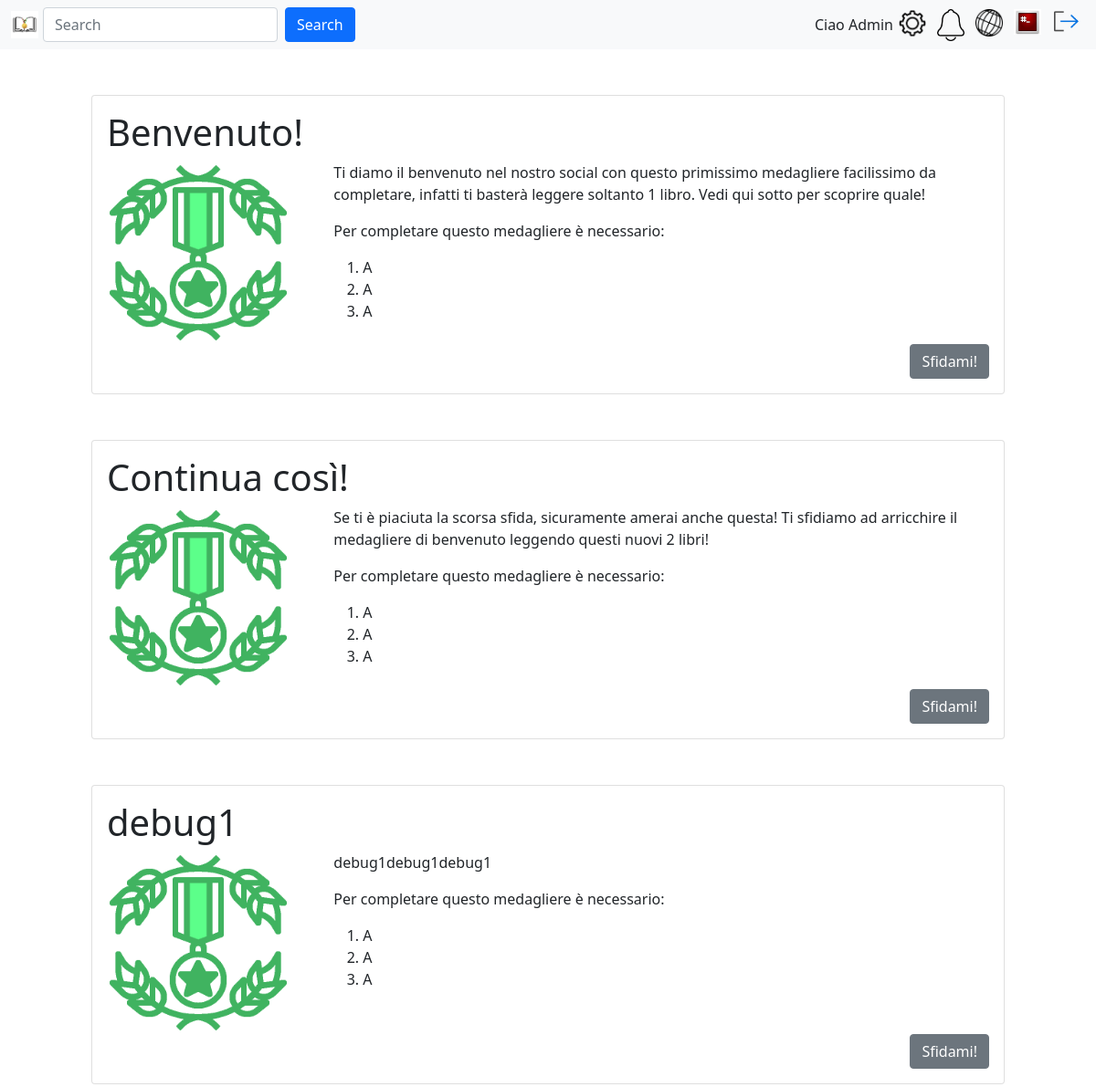
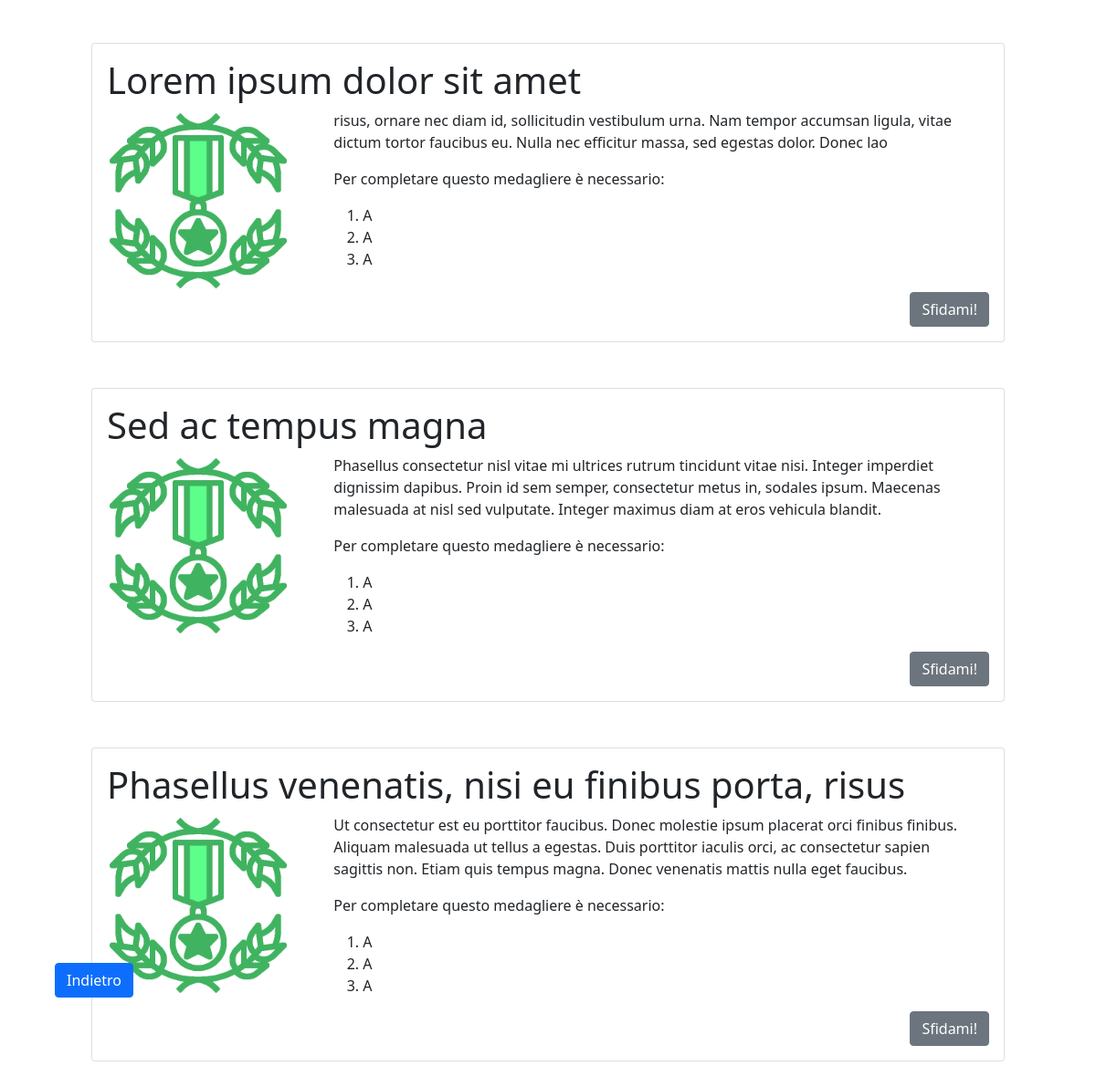
Page /newMedagliere.php (signed in) on the committed database (2 pictures, top to bottom).
### tables this page shows
CREATE TABLE `utente` (
  `id` int(8) NOT NULL AUTO_INCREMENT,
  `username` varchar(80) NOT NULL,
  `email` varchar(80) NOT NULL,
  `pwd` varchar(120) NOT NULL,
  `immagineProfilo` varchar(255) NOT NULL,
  `isAdmin` int(1) NOT NULL,
  `descrizione` varchar(150) DEFAULT NULL,
  `stato` int(1) NOT NULL,
  `numeroFollow` int(8) NOT NULL,
  PRIMARY KEY (`id`)
);

CREATE TABLE `medagliere` (
  `id` int(8) NOT NULL,
  `titolo` varchar(255) NOT NULL,
  `descrizione` varchar(1023) NOT NULL DEFAULT 'Un nuovo medagliere ti aspetta!',
  PRIMARY KEY (`id`),
  UNIQUE KEY `ID_MEDAGLIERE_IND` (`id`)
);

### include/login.model.php (called while the page is built, shortened)
<?php
require_once 'config.php';
function getDbImageName(string $username){
    global $conn;
    $sql = "SELECT immagineProfilo FROM utente WHERE username = ?";
    $stmt = $conn->prepare($sql);
    $stmt->bind_param("s", $username);
    $stmt->execute();
    $result = $stmt->get_result();
    return $result->fetch_assoc()['immagineProfilo'];
}
?>

### include/login.controller.php (called while the page is built, shortened)
<?php
function getUserImage(string $username){
    $defaultProfileImage = "images/users/default.png";
    $image = "images/users/" . getDbImageName($username);
    try {
        if (is_file($image) && (getimagesize($image) !== false)) {
                return $image;
            }
    }
    catch (Exception $e) {
        echo '<script>';
        echo 'console.log("Errore nel reperire l\'immagine del profilo utente da db");';
        echo '</script>';
        }
    return $defaultProfileImage;
}
?>

### include/selectors.php (called while the page is built, shortened)
<?php
require_once("config.php");
function getMedThatUserNotChallenge($idUser){
    global $conn;
    $sql = "SELECT M.id
            From medagliere M
            where M.id not in(select S.medagliereId
                        from sottoscrive S
                        where S.utenteId = ?);";
    $stmt = $conn->prepare($sql);
    $stmt->bind_param("i", $idUser);
    $stmt->execute();
    $result = $stmt->get_result();
    $tmp = $result->fetch_all(MYSQLI_ASSOC);
    return array_column($tmp, 'id');
}
function getMedInfo($medId){
    global $conn;
    $sql = "SELECT * FROM medagliere M WHERE M.id=?;";
    $stmt = $conn->prepare($sql);
    $stmt->bind_param("i", $medId);
    $stmt->execute();
    $result = $stmt->get_result();
    $tmp = $result->fetch_all(MYSQLI_ASSOC);
    return $tmp;
}
?>

### newMedagliere.php (the view, shortened to what this page needs)
<?php
require_once('include/insertOnDB.php');
require("include/selectors.php");
$basicAmount = 10;
$amountLoading = isset($_POST["amountLoad"]) ? $_POST["amountLoad"] : 0;
$amountForLoad = 5;
$toLoad = $basicAmount + ($amountLoading * $amountForLoad);
function createOneMed($medToPrint, $indexToConsider){
    $toAdd = "Med" . $indexToConsider;
    $infos = getMedInfo($medToPrint[$indexToConsider])[0];
    $titleMed = $infos["titolo"];
    $imgToAdd = "medagliaFacile.png";
    $descMed = $infos["descrizione"];
    $books = "<li>A</li><li>A</li><li>A</li>";
    $buttonText = "Sfidami!";
    $buttonValue = $infos["id"];
    $complete = "<div class=\"card medContainer\">" .
                    "<div class=\"card-body\" id=\"" . $toAdd . "\">" .
                        "<h1 class=\"card-text titleMed\">" . $titleMed . "</h1>" .
                        "<div class=\"allMedInfo d-flex\">" .
                            "<div class=\"titlecontainer\" id=\"titlecontainerMed1\">" .
                            "<img " .
                                "src=\"images/" . $imgToAdd . "\" " .
                                "class=\"rounded float-left imgmedagliere\" " .
                                "id=\"imgmedagliere" . $toAdd . "\" " .
                                "/>" .
                        "</div>" .
                        "<div class=\"infocontainer\" id=\"infocontainer" . $toAdd . "\">" .
                            "<p class=\"descrzionemed\">" . $descMed . "</p>" .
                            "<p class=\"messaggio\"> Per completare questo medagliere è necessario:</p>" .
                            "<ol>" .
                                $books .
                            "</ol>" .
                        "</div>" .
                    "</div>" .
                    "<footer>" .
                        "<button class=\"btn btn-secondary\" " .
                            "form=\"challengeNewMed\" " .
                            "type=\"submit\" " .
                            "name=\"submitButton\" ".
                            "value=\"" . $buttonValue . "\">" . $buttonText . "</button>" .
                    "</footer>" .
                "</div>" .
            "</div>";
    return $complete;
}
$userIdToConsider = $_SESSION["id"];
$medToPrint = getMedThatUserNotChallenge($userIdToConsider);
?>
<!DOCTYPE html>
<html lang="it">
<head>
    <link href="https://cdn.jsdelivr.net/npm/bootstrap@5.1.3/dist/css/bootstrap.min.css" rel="stylesheet"
>
    <link rel="stylesheet" type="text/css" href="css/JPNewMed.css">
    <link rel="stylesheet" type="text/css" href="css/landingPage.css">
</head>
<body>
    <?php require('navbarSelect.php'); ?>
    <section class="d-flex">
        <div class="col-1"></div>
        <div class="col-10" id="newMedaglieri">
        <form id="challengeNewMed"
            class="form-group"
            action="newMedagliere.php"
            method="post"
            enctype="multipart/form-data">
            <?php
            $upperbound = min(array($toLoad, sizeof($medToPrint)));
            for ($i=0; $i < $upperbound; $i++) {
                echo createOneMed($medToPrint, $i);
            } ?>
        </form>
        </div>
        <div class="col-1"></div>
    </section>
    <footer class="col-12">
        <button id="retBut" type="button" class="btn btn-primary">Indietro</button>
    </footer>
</body>
</html>

### navbarSelect.php
<?php
function isMobile() {
  return preg_match('/(Android|iPhone|iPad|iPod|Windows Phone)/i', $_SERVER['HTTP_USER_AGENT']);
}
if  (isMobile()) {
  include('navbarTel.php');
} else {
  include('navbar.php');
}
?>

### navbar.php
<?php
include_once("include/login.controller.php");
include_once("include/login.model.php");
?>
<header>
    <nav class="navbar navbar-expand navbar-light bg-light">
        <div class="container-fluid">
            <a href="landingPage.php"> <img id="logo" src="images/logoLetturePremiateSmall.jpg" alt="Logo con libro e medaglia"> </a>
            <form class="d-flex me-auto">
                <input class="form-control me-2" type="search" placeholder="Search" aria-label="Search">
                <button class="btn btn-primary" type="submit">Search</button>
            </form>
          <div id="username" class="d-flex"><?php echo "Ciao " . ucfirst($_SESSION["username"]);?></div>
          <div class="d-flex" id="navbarSupportedContent">
            <ul class="navbar-nav">
              <li class="nav-item">
                <a href="settingPage.php"><img src="images/settingLogo.png" alt="Impostazioni"></a>
              </li>
              <li class="nav-item">
                <img src="images/notifyLogo.png" alt="Notifiche">
              </li>
              <li class="nav-item dropdown">
                <img src="images/discoveryLogo.png" alt="Scopri">
              </li>
              <li class="nav-item">
                <a href="profilePage.php"><img src=<?php echo getUserImage($_SESSION["username"]); ?> alt="Immagine Profilo"> </a>
              </li>
                <li class="nav-item">
                <a href="logout.php"><img src="images/log-out.png" alt="Logout"></a>
              </li>
            </ul>
          </div>
        </div>
      </nav>
</header>

### css/JPNewMed.css (style rules this page uses)
body footer button#retBut { position: fixed; bottom:5%; left: 5%; }
body section div div.medContainer { margin: 5% 0; }
body section div div.medContainer div footer button { position: relative; float:right; }
div.infocontainer { max-height: 300px; width: 80%; max-width: 700px; overflow-y: scroll; margin-left: 5%; }
img.imgmedagliere { max-width: 200px; aspect-ratio: 1; }

### css/landingPage.css (style rules this page uses)
#logo { width: 30px; height: auto; margin-right: 5px; }
#navbarSupportedContent img { width: 30px; height: auto; margin: 0 6px; }

### rows in the picture
utente: immagineProfilo (picture)
medagliere: titolo "Benvenuto!", descrizione "Ti diamo il benvenuto nel nostro social con questo primissimo medagliere facilissimo da completare, infatti ti basterà leggere soltanto 1 libro. Vedi qui sotto per scoprire quale!"
medagliere: titolo "Continua così!", descrizione "Se ti è piaciuta la scorsa sfida, sicuramente amerai anche questa! Ti sfidiamo ad arricchire il medagliere di benvenuto leggendo questi nuovi 2 libri!"
medagliere: titolo "debug1", descrizione "debug1debug1debug1"
medagliere: titolo "Lorem ipsum dolor sit amet", descrizione "risus, ornare nec diam id, sollicitudin vestibulum urna. Nam tempor accumsan ligula, vitae dictum tortor faucibus eu. Nulla nec efficitur massa, sed egestas dolor. Donec lao"
medagliere: titolo "Sed ac tempus magna", descrizione "Phasellus consectetur nisl vitae mi ultrices rutrum tincidunt vitae nisi. Integer imperdiet dignissim dapibus. Proin id sem semper, consectetur metus in, sodales ipsum. Maecenas malesuada at nisl sed vulputate. Integer maximus diam at eros vehicula blandit."
medagliere: titolo "Phasellus venenatis, nisi eu finibus porta, risus", descrizione "Ut consectetur est eu porttitor faucibus. Donec molestie ipsum placerat orci finibus finibus. Aliquam malesuada ut tellus a egestas. Duis porttitor iaculis orci, ac consectetur sapien sagittis non. Etiam quis tempus magna. Donec venenatis mattis nulla eget faucibus."

### other values in the picture
$_SESSION["username"] "Admin"
